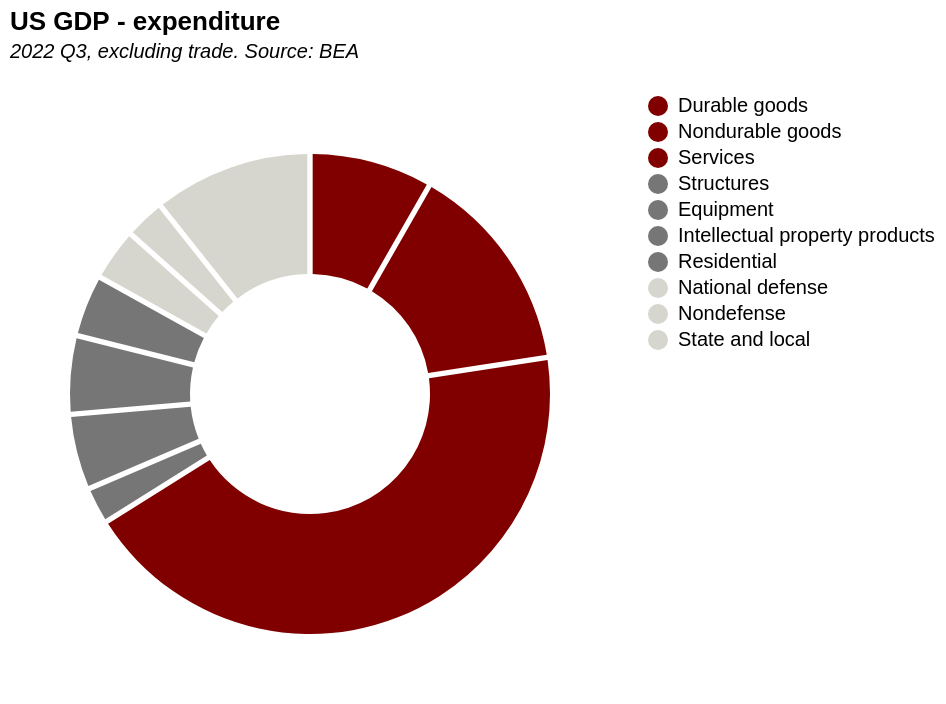

Specify this chart in Vega-Lite:
### Vega-Lite specification from a JSON file in a GitHub repository (floating-point values rounded to 4 significant figures)
{"$schema": "https://vega.github.io/schema/vega-lite/v5.json", "description": "An ordered donut chart, with a filter from raw data", "height": 300, "width": 300, "view": {"stroke": "transparent"}, "title": {"text": "US GDP - expenditure", "subtitle": ["2022 Q3, excluding trade. Source: BEA", ""], "subtitleFontStyle": "italic", "subtitleFontSize": 10, "anchor": "start", "color": "black"}, "data": {"values": [{"Item": "Gross domestic product", "Number": "1", "pieNumber": "99", "Type": "GDP", "Value": "25723.9", "Share": "100%"}, {"Item": "Personal consumption expenditures", "Number": "2", "pieNumber": "99", "Type": "C", "Value": "17542.7", "Share": "68%"}, {"Item": "Goods", "Number": "3", "pieNumber": "99", "Type": "C", "Value": "5988.6", "Share": "23%"}, {"Item": "Durable goods", "Number": "4", "pieNumber": "3", "Type": "C", "Value": "2195.8", "Share": "9%"}, {"Item": "Nondurable goods", "Number": "5", "pieNumber": "2", "Type": "C", "Value": "3792.7", "Share": "15%"}, {"Item": "Services", "Number": "6", "pieNumber": "1", "Type": "C", "Value": "11554.1", "Share": "45%"}, {"Item": "Gross private domestic investment", "Number": "7", "pieNumber": "99", "Type": "I", "Value": "4579.1", "Share": "18%"}, {"Item": "Fixed investment", "Number": "8", "pieNumber": "99", "Type": "I", "Value": "4508.2", "Share": "18%"}, {"Item": "Nonresidential", "Number": "9", "pieNumber": "99", "Type": "I", "Value": "3403.4", "Share": "13%"}, {"Item": "Structures", "Number": "10", "pieNumber": "6", "Type": "I", "Value": "654.8", "Share": "3%"}, {"Item": "Equipment", "Number": "11", "pieNumber": "7", "Type": "I", "Value": "1352", "Share": "5%"}, {"Item": "Intellectual property products", "Number": "12", "pieNumber": "4", "Type": "I", "Value": "1396.6", "Share": "5%"}, {"Item": "Residential", "Number": "13", "pieNumber": "5", "Type": "I", "Value": "1104.8", "Share": "4%"}, {"Item": "Change in private inventories", "Number": "14", "pieNumber": "99", "Type": "I", "Value": "70.9", "Share": "0%"}, {"Item": "Net exports of goods and services", "Number": "15", "pieNumber": "99", "Type": "NX", "Value": "-890.8", "Share": "-3%"}, {"Item": "Exports", "Number": "16", "pieNumber": "99", "Type": "NX", "Value": "3065", "Share": "12%"}, {"Item": "Goods", "Number": "17", "pieNumber": "99", "Type": "NX", "Value": "2141.2", "Share": "8%"}, {"Item": "Services", "Number": "18", "pieNumber": "99", "Type": "NX", "Value": "923.8", "Share": "4%"}, {"Item": "Imports", "Number": "19", "pieNumber": "99", "Type": "NX", "Value": "3955.8", "Share": "15%"}, {"Item": "Goods", "Number": "20", "pieNumber": "99", "Type": "NX", "Value": "3269.7", "Share": "13%"}, {"Item": "Services", "Number": "21", "pieNumber": "99", "Type": "NX", "Value": "686.1", "Share": "3%"}, {"Item": "Government consumption expenditures and gross investment", "Number": "22", "pieNumber": "99", "Type": "G", "Value": "4493", "Share": "17%"}, {"Item": "Federal", "Number": "23", "pieNumber": "99", "Type": "G", "Value": "1657.1", "Share": "6%"}, {"Item": "National defense", "Number": "24", "pieNumber": "9", "Type": "G", "Value": "935.3", "Share": "4%"}, {"Item": "Nondefense", "Number": "25", "pieNumber": "10", "Type": "G", "Value": "721.8", "Share": "3%"}, {"Item": "State and local", "Number": "26", "pieNumber": "8", "Type": "G", "Value": "2836", "Share": "11%"}], "format": {"parse": {"Number": "number"}}}, "transform": [{"filter": {"field": "Number", "oneOf": [4, 5, 6, 10, 11, 12, 13, 24, 25, 26]}}], "mark": {"type": "arc", "innerRadius": 60, "outerRadius": 120, "cornerRadius": 0, "padAngle": 0.02}, "encoding": {"theta": {"field": "Value", "type": "quantitative"}, "color": {"field": "Item", "type": "nominal", "legend": {"title": null}, "sort": {"field": "Number", "order": "ascending"}, "scale": {"range": ["rgb(128,0,0)", "rgb(128,0,0)", "rgb(128,0,0)", "rgb(118,118,118)", "rgb(118,118,118)", "rgb(118,118,118)", "rgb(118,118,118)", "rgb(214,214,206)", "rgb(214,214,206)", "rgb(214,214,206)"]}}, "order": {"field": "Number", "type": "quantitative", "sort": "ascending"}, "tooltip": [{"field": "Item", "title": "Item", "format": ""}, {"field": "Value", "title": "USD billions", "format": "$,"}]}}
